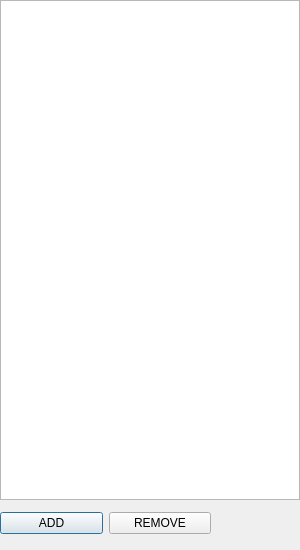
<?xml version="1.0" encoding="UTF-8"?>
<ui version="4.0">
 <class>FriendListWindow</class>
 <widget class="QDialog" name="FriendListWindow">
  <property name="geometry">
   <rect>
    <x>0</x>
    <y>0</y>
    <width>300</width>
    <height>550</height>
   </rect>
  </property>
  <property name="minimumSize">
   <size>
    <width>300</width>
    <height>550</height>
   </size>
  </property>
  <property name="maximumSize">
   <size>
    <width>300</width>
    <height>550</height>
   </size>
  </property>
  <property name="windowTitle">
   <string>Dialog</string>
  </property>
  <widget class="QListWidget" name="friendListWidget">
   <property name="geometry">
    <rect>
     <x>0</x>
     <y>0</y>
     <width>300</width>
     <height>500</height>
    </rect>
   </property>
  </widget>
  <widget class="QWidget" name="">
   <property name="geometry">
    <rect>
     <x>0</x>
     <y>510</y>
     <width>211</width>
     <height>26</height>
    </rect>
   </property>
   <layout class="QHBoxLayout" name="horizontalLayout">
    <item>
     <widget class="QPushButton" name="addFriendButton">
      <property name="text">
       <string>ADD</string>
      </property>
     </widget>
    </item>
    <item>
     <widget class="QPushButton" name="removeFriendButton">
      <property name="text">
       <string>REMOVE</string>
      </property>
     </widget>
    </item>
   </layout>
  </widget>
 </widget>
 <resources/>
 <connections/>
</ui>
